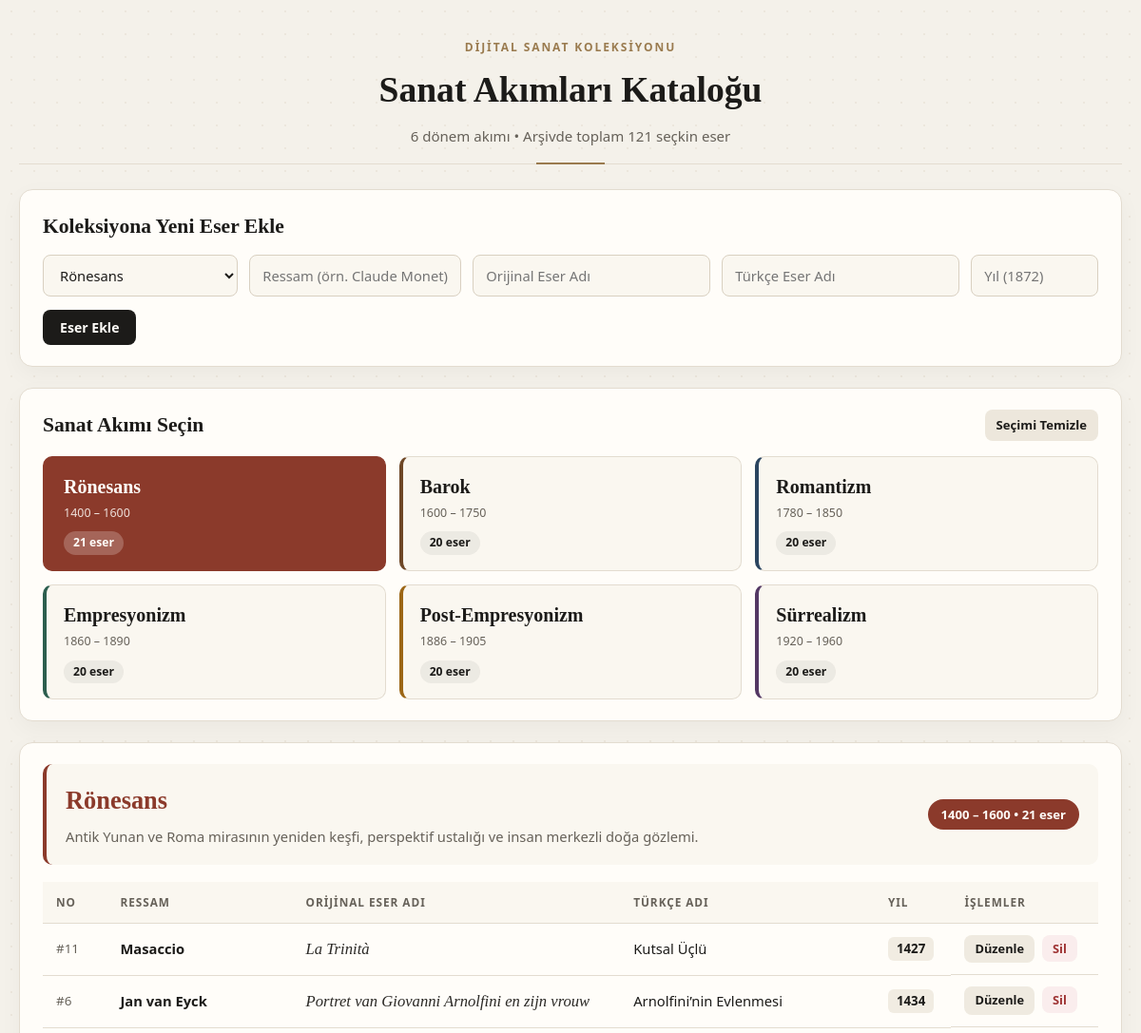
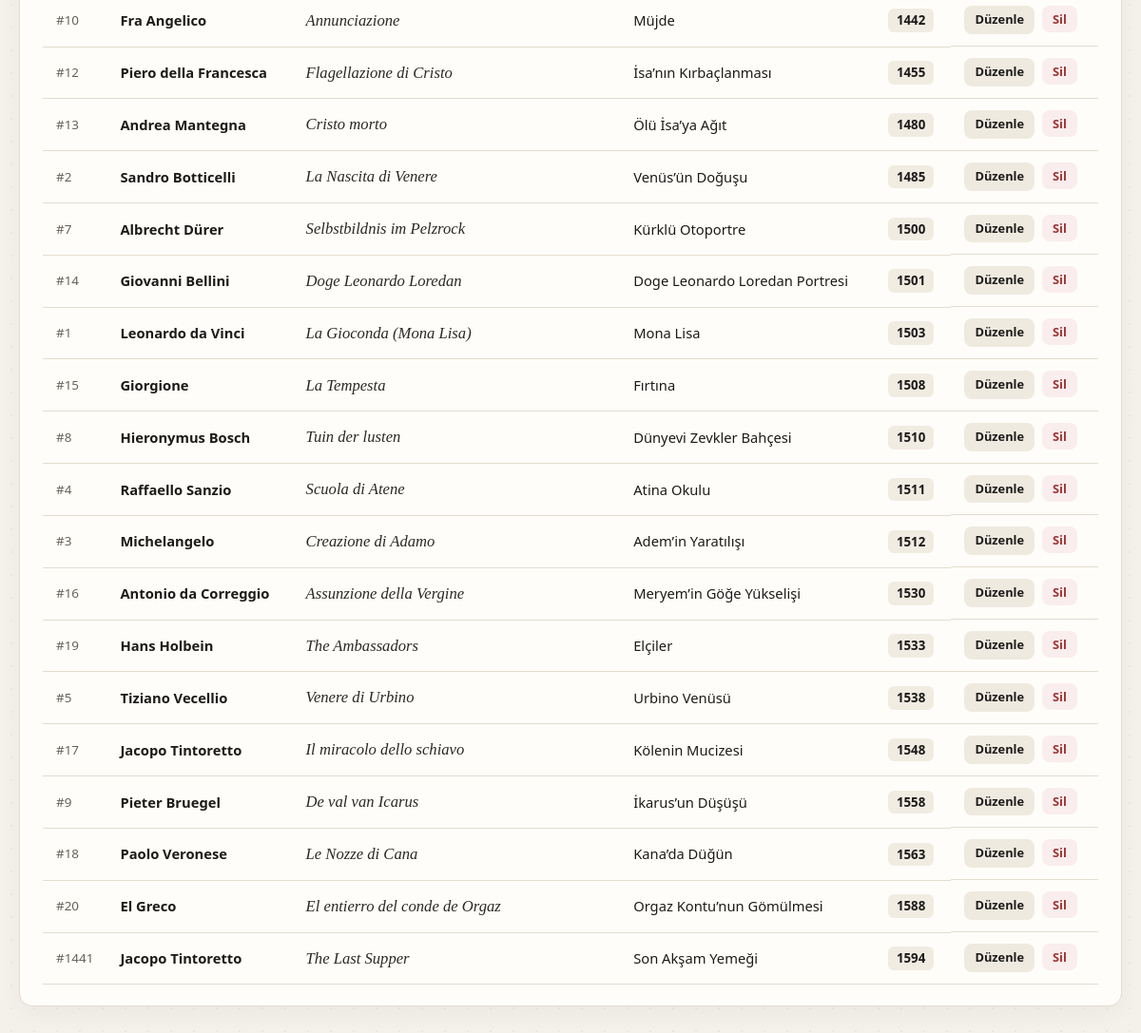
The app's page /?akim=Rönesans with its own data (2 pictures, top to bottom).
### tables this page shows
CREATE TABLE eserler (
    id INTEGER PRIMARY KEY AUTOINCREMENT,
    akim TEXT NOT NULL DEFAULT 'Empresyonizm',
    ressam TEXT NOT NULL,
    orijinal_ad TEXT NOT NULL,
    turkce_ad TEXT NOT NULL,
    yil INTEGER NOT NULL,
    UNIQUE(akim, ressam, orijinal_ad, yil)
);

### index.php (the view, shortened to what this page needs)
<?php
$db = get_db();
$db->exec("CREATE TABLE IF NOT EXISTS eserler (
    id INTEGER PRIMARY KEY AUTOINCREMENT,
    akim TEXT NOT NULL DEFAULT 'Empresyonizm',
    ressam TEXT NOT NULL,
    orijinal_ad TEXT NOT NULL,
    turkce_ad TEXT NOT NULL,
    yil INTEGER NOT NULL,
    UNIQUE(akim, ressam, orijinal_ad, yil)
)");
$akimMeta = [
    'Rönesans' => [
        'donem' => '1400 – 1600',
        'renk' => '#8b3a2b',
        'aciklama' => 'Antik Yunan ve Roma mirasının yeniden keşfi, perspektif ustalığı ve insan merkezli doğa gözlemi.',
    ],
    'Barok' => [
        'donem' => '1600 – 1750',
        'renk' => '#6e4726',
        'aciklama' => 'Dramatik ışık-gölge (chiaroscuro) karşıtlıkları, hareket, duygu yoğunluğu ve görkemli kompozisyonlar.',
    ],
    'Romantizm' => [
        'donem' => '1780 – 1850',
        'renk' => '#2b4560',
        'aciklama' => 'Bireysel duygu, yüce doğa manzaraları, hayal gücü ve tarihsel dramların coşkulu anlatımı.',
    ],
    'Empresyonizm' => [
        'donem' => '1860 – 1890',
        'renk' => '#2c5e4f',
        'aciklama' => 'Açık havada anlık gün ışığı değişimlerini, atmosferi ve görünür fırça darbelerini yakalama arayışı.',
    ],
    'Post-Empresyonizm' => [
        'donem' => '1886 – 1905',
        'renk' => '#9c6615',
        'aciklama' => 'İzlenimciliğin ötesine geçerek sembolik renkler, geometrik biçimler ve yoğun içsel ifadeye yöneliş.',
    ],
    'Sürrealizm' => [
        'donem' => '1920 – 1960',
        'renk' => '#543864',
        'aciklama' => 'Bilinçaltı, rüya imgeleri ve mantığın sınırlarını aşan beklenmedik sembolik birleşimler.',
    ],
];
$gecerliAkimlar = array_keys($akimMeta);
$seciliAkimFiltre = trim($_GET['akim'] ?? '');
$duzenlenenEser = null;
$sayacSorgu = $db->query("SELECT akim, COUNT(*) AS adet FROM eserler GROUP BY akim")->fetchAll();
$akimSayilari = array_fill_keys($gecerliAkimlar, 0);
$toplamKayit = 0;
foreach ($sayacSorgu as $satir) {
    if (isset($akimSayilari[$satir['akim']])) {
        $akimSayilari[$satir['akim']] = (int) $satir['adet'];
        $toplamKayit += (int) $satir['adet'];
    }
}
$seciliEserler = [];
if ($seciliAkimFiltre !== '') {
    $stmt = $db->prepare("SELECT id, akim, ressam, orijinal_ad, turkce_ad, yil FROM eserler WHERE akim = :akim ORDER BY yil ASC, id ASC");
    $stmt->execute([':akim' => $seciliAkimFiltre]);
    $seciliEserler = $stmt->fetchAll();
}
?>
<!DOCTYPE html>
<html lang="tr">
<head>
</head>
<body>
    <div class="container">
        <header class="gallery-header">
            <span class="eyebrow">Dijital Sanat Koleksiyonu</span>
            <h1>Sanat Akımları Kataloğu</h1>
            <p class="subtitle"><?= count($gecerliAkimlar) ?> dönem akımı • Arşivde toplam <?= $toplamKayit ?> seçkin eser</p>
        </header>
        <section class="card">
            <div class="section-header" style="margin-bottom: 12px;">
                <h2 class="card-title">
                    <?= $duzenlenenEser ? 'Eser Kaydını Düzenle (#' . (int) $duzenlenenEser['id'] . ')' : 'Koleksiyona Yeni Eser Ekle' ?>
                </h2>
            </div>
            <form method="post">
                <div class="form-grid">
                    <?php $formSeciliAkim = $duzenlenenEser['akim'] ?? ($seciliAkimFiltre !== '' ? $seciliAkimFiltre : 'Empresyonizm'); ?>
                    <select name="akim" required>
                        <?php foreach ($gecerliAkimlar as $akimSecenek): ?>
                            <option value="<?= htmlspecialchars($akimSecenek) ?>" <?= $formSeciliAkim === $akimSecenek ? 'selected' : '' ?>>
                                <?= htmlspecialchars($akimSecenek) ?>
                            </option>
                        <?php endforeach; ?>
                    </select>
                    <input
                        type="text"
                        name="ressam"
                        placeholder="Ressam (örn. Claude Monet)"
                        value="<?= htmlspecialchars($duzenlenenEser['ressam'] ?? '') ?>"
                        required
                    >
                    <input
                        type="text"
                        name="orijinal_ad"
                        placeholder="Orijinal Eser Adı"
                        value="<?= htmlspecialchars($duzenlenenEser['orijinal_ad'] ?? '') ?>"
                        required
                    >
                    <input
                        type="text"
                        name="turkce_ad"
                        placeholder="Türkçe Eser Adı"
                        value="<?= htmlspecialchars($duzenlenenEser['turkce_ad'] ?? '') ?>"
                        required
                    >
                    <input
                        type="number"
                        name="yil"
                        placeholder="Yıl (1872)"
                        min="1300"
                        max="2026"
                        value="<?= htmlspecialchars((string) ($duzenlenenEser['yil'] ?? '')) ?>"
                        required
                    >
                </div>
                <div class="form-actions">
                    <button type="submit" class="btn-primary">
                        <?= $duzenlenenEser ? 'Değişiklikleri Kaydet' : 'Eser Ekle' ?>
                    </button>
                </div>
            </form>
        </section>
        <section class="card">
            <div class="section-header">
                <h2 class="card-title">Sanat Akımı Seçin</h2>
                <?php if ($seciliAkimFiltre !== ''): ?>
                    <a href="<?= htmlspecialchars($_SERVER['PHP_SELF']) ?>" class="btn-link btn-secondary" style="padding: 6px 12px; font-size: 0.82rem;">Seçimi Temizle</a>
                <?php endif; ?>
            </div>
            <div class="movement-grid">
                <?php foreach ($akimMeta as $akimAdi => $bilgi): ?>
                    <a
                        href="?akim=<?= urlencode($akimAdi) ?>"
                        class="movement-card <?= $seciliAkimFiltre === $akimAdi ? 'active' : '' ?>"
                        style="--card-accent: <?= htmlspecialchars($bilgi['renk']) ?>;"
                    >
                        <div>
                            <div class="movement-name"><?= htmlspecialchars($akimAdi) ?></div>
                            <div class="movement-period"><?= htmlspecialchars($bilgi['donem']) ?></div>
                        </div>
                        <span class="movement-badge"><?= $akimSayilari[$akimAdi] ?> eser</span>
                    </a>
                <?php endforeach; ?>
            </div>
        </section>
        <section class="card">
            <?php if ($seciliAkimFiltre === ''): ?>
                <div class="empty-state">
                    <div class="empty-state-title">Bir Sergi Salonu Seçin</div>
                    Eserleri incelemek için yukarıdaki sanat akımı kartlarından birine tıklayın.
                </div>
            <?php else: ?>
                <div class="exhibition-banner">
                    <div>
                        <h2 class="exhibition-title"><?= htmlspecialchars($seciliAkimFiltre) ?></h2>
                        <p class="exhibition-desc"><?= htmlspecialchars($akimMeta[$seciliAkimFiltre]['aciklama']) ?></p>
                    </div>
                    <span class="exhibition-pill">
                        <?= htmlspecialchars($akimMeta[$seciliAkimFiltre]['donem']) ?> • <?= count($seciliEserler) ?> eser
                    </span>
                </div>
                <?php if (count($seciliEserler) === 0): ?>
                    <div class="empty-state">Bu sanat akımında henüz kayıtlı eser bulunmuyor.</div>
                <?php else: ?>
                    <div class="table-wrap">
                        <table>
                            <thead>
                                <tr>
                                    <th>No</th>
                                    <th>Ressam</th>
                                    <th>Orijinal Eser Adı</th>
                                    <th>Türkçe Adı</th>
                                    <th>Yıl</th>
                                    <th>İşlemler</th>
                                </tr>
                            </thead>
                            <tbody>
                                <?php foreach ($seciliEserler as $eser): ?>
                                    <tr>
                                        <td class="col-id">#<?= (int) $eser['id'] ?></td>
                                        <td class="col-artist"><?= htmlspecialchars($eser['ressam']) ?></td>
                                        <td class="col-original"><?= htmlspecialchars($eser['orijinal_ad']) ?></td>
                                        <td><?= htmlspecialchars($eser['turkce_ad']) ?></td>
                                        <td><span class="year-tag"><?= (int) $eser['yil'] ?></span></td>
                                        <td class="actions-cell">
                                            <a href="?akim=<?= urlencode($seciliAkimFiltre) ?>&duzenle=<?= (int) $eser['id'] ?>" class="btn-link btn-edit">Düzenle</a>
                                            <form method="post" class="inline-form" onsubmit="return confirm('Bu kaydı silmek istediğinize emin misiniz?');">
                                                <button type="submit" class="btn-delete">Sil</button>
                                            </form>
                                        </td>
                                    </tr>
                                <?php endforeach; ?>
                            </tbody>
                        </table>
                    </div>
                <?php endif; ?>
            <?php endif; ?>
        </section>
    </div>
</body>
</html>

### records on screen
eserler: id "11", ressam "Masaccio", orijinal_ad "La Trinità", turkce_ad "Kutsal Üçlü", yil "1427"
eserler: id "6", ressam "Jan van Eyck", orijinal_ad "Portret van Giovanni Arnolfini en zijn vrouw", turkce_ad "Arnolfini’nin Evlenmesi", yil "1434"
eserler: id "10", ressam "Fra Angelico", orijinal_ad "Annunciazione", turkce_ad "Müjde", yil "1442"
eserler: id "12", ressam "Piero della Francesca", orijinal_ad "Flagellazione di Cristo", turkce_ad "İsa’nın Kırbaçlanması", yil "1455"
eserler: id "13", ressam "Andrea Mantegna", orijinal_ad "Cristo morto", turkce_ad "Ölü İsa’ya Ağıt", yil "1480"
eserler: id "2", ressam "Sandro Botticelli", orijinal_ad "La Nascita di Venere", turkce_ad "Venüs’ün Doğuşu", yil "1485"
eserler: id "7", ressam "Albrecht Dürer", orijinal_ad "Selbstbildnis im Pelzrock", turkce_ad "Kürklü Otoportre", yil "1500"
eserler: id "14", ressam "Giovanni Bellini", orijinal_ad "Doge Leonardo Loredan", turkce_ad "Doge Leonardo Loredan Portresi", yil "1501"
eserler: id "1", ressam "Leonardo da Vinci", orijinal_ad "La Gioconda (Mona Lisa)", turkce_ad "Mona Lisa", yil "1503"
eserler: id "15", ressam "Giorgione", orijinal_ad "La Tempesta", turkce_ad "Fırtına", yil "1508"
eserler: id "8", ressam "Hieronymus Bosch", orijinal_ad "Tuin der lusten", turkce_ad "Dünyevi Zevkler Bahçesi", yil "1510"
eserler: id "4", ressam "Raffaello Sanzio", orijinal_ad "Scuola di Atene", turkce_ad "Atina Okulu", yil "1511"
eserler: id "3", ressam "Michelangelo", orijinal_ad "Creazione di Adamo", turkce_ad "Adem’in Yaratılışı", yil "1512"
eserler: id "16", ressam "Antonio da Correggio", orijinal_ad "Assunzione della Vergine", turkce_ad "Meryem’in Göğe Yükselişi", yil "1530"
eserler: id "19", ressam "Hans Holbein", orijinal_ad "The Ambassadors", turkce_ad "Elçiler", yil "1533"
eserler: id "5", ressam "Tiziano Vecellio", orijinal_ad "Venere di Urbino", turkce_ad "Urbino Venüsü", yil "1538"
eserler: id "17", ressam "Jacopo Tintoretto", orijinal_ad "Il miracolo dello schiavo", turkce_ad "Kölenin Mucizesi", yil "1548"
eserler: id "9", ressam "Pieter Bruegel", orijinal_ad "De val van Icarus", turkce_ad "İkarus’un Düşüşü", yil "1558"
eserler: id "18", ressam "Paolo Veronese", orijinal_ad "Le Nozze di Cana", turkce_ad "Kana’da Düğün", yil "1563"
eserler: id "20", ressam "El Greco", orijinal_ad "El entierro del conde de Orgaz", turkce_ad "Orgaz Kontu’nun Gömülmesi", yil "1588"
eserler: id "1441", ressam "Jacopo Tintoretto", orijinal_ad "The Last Supper", turkce_ad "Son Akşam Yemeği", yil "1594"

### other values on screen
count($gecerliAkimlar) "6"
$toplamKayit "121"
$akimAdi "Rönesans"
$bilgi['donem'] "1400 – 1600"
$akimSayilari[$akimAdi] "21"
$akimAdi "Barok"
$bilgi['donem'] "1600 – 1750"
$akimSayilari[$akimAdi] "20"
$akimAdi "Romantizm"
$bilgi['donem'] "1780 – 1850"
$akimAdi "Empresyonizm"
$bilgi['donem'] "1860 – 1890"
$akimAdi "Post-Empresyonizm"
$bilgi['donem'] "1886 – 1905"
$akimAdi "Sürrealizm"
